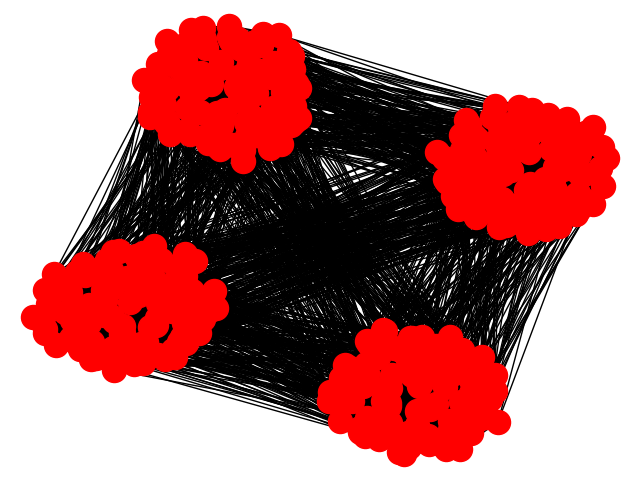

Source code (Python):
import networkx as nx  
import matplotlib.pyplot as plt 
import random

G=nx.Graph()
G.add_nodes_from(range(400))
f = open("graphe.txt","w+")

p = 0.9
q = 0.1
for i in range(400):
	for j in range(400):
		if(i//100==j//100):
			if random.random()<p:
				f.write("%d %d\n" %(i,j))
				G.add_edge(i,j)
		elif random.random()<q:
			f.write("%d %d\n" %(i,j))
			G.add_edge(i,j)

f.close()
options = {'node_color': 'black','node_size': 100,'width': 3,}
nx.draw(G)
plt.savefig("exo1.png")
plt.show()
